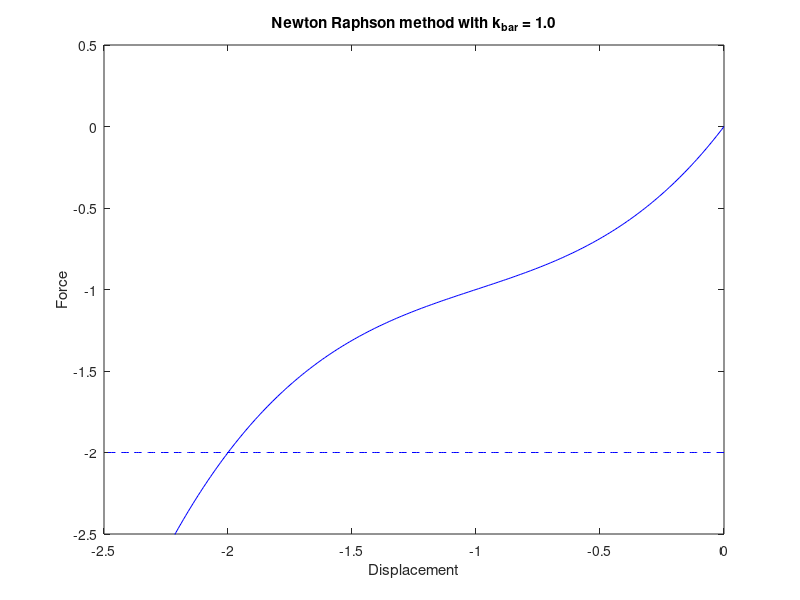

The MATLAB source for this figure: (Note: this script raises an error after producing the figure.)
%%
% This is the MATLAB Code for Newton Raphson algorithm by CHEN Jiawei
%%
clear
clc
close all
format longEng
%% plot the analytical solution
k_bar = 1.0;
x=0:-0.01:-2.5;
y=x + 1.5*x.^2 + 0.5*x.^3 + k_bar * x;
figure(1)
set(gca,'Fontsize',16)
fig1 = plot(x,y,'b'); hold on
axis([-2.5 0 -2.5 0.5]);
xlabel('Displacement');
ylabel('Force');
title('Newton Raphson method with k_b_a_r = 1.0');
%% Increment
% set param for increment
F_ext=-2;
F_ini=0;
fig1 = plot(x,F_ext*ones(1,length(x)),'b--'); hold on
%
delta_f = -0.05;
num_step = F_ext/-0.02;
tol=1e-6;
max_iter = 100;
% init increment
for step = 1:1:(num_step+1)
    if step==1
        u(step)=0;
        F_ini(step)=0;
        F_ext(step)=F_ini(step)+delta_f;
    else
        u(step)=u(step-1)+delta_u;
        F_ini(step)=F_ini_j;
        F_ext(step)=F_ini(step)+delta_f;
    end
    %init iter
    iter=1;
    delta_u = 0;
    Residual = delta_f;
    k = k_stif(u(step),k_bar);
    %k = 2;
    while(iter<max_iter && abs(Residual)>=tol)
        ddelta_u=Residual/k;
        delta_u = delta_u + ddelta_u;
        F_ini_j=F_inter(u(step)+delta_u,k_bar);
        Residual = F_ext(step) - F_ini_j;
        iter = iter +1;
    end
    fig3 = plot(u(step),F_ini(step),'go','Markersize',5,'Markerfacecolor','g'); hold on
    u(step+1) = u(step)+delta_u;
    
    
end


legend([fig1 fig3],'Analytical solution','Newton Raphson alogorithm','location','best');

%%
%function definition
function y=F_inter(x,k_bar)
y=x + 1.5*x.^2 + 0.5*x.^3 + k_bar * x;
end
function y=k_stif(x,k_bar)
y = (1 + 3 * x + 1.5 * x.^2) + k_bar;
end
    